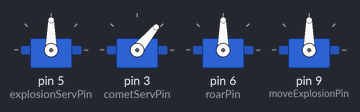
Bench run of a sketch on a simulated Arduino Uno, built with avr-gcc and run on an emulated ATmega328P. Parts: 4 × servo.

Above: at 0.05 s.
At 6.05 s:
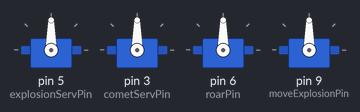
At 12.05 s:
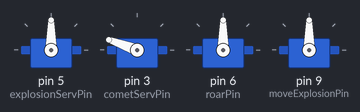
At 24.25 s:
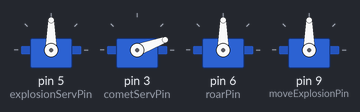
At 36.25 s:
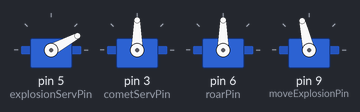
At 48.45 s:
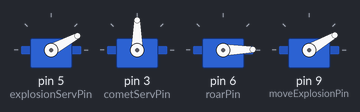
Timing chart, 0 to 63.0 s (numbered marks = the images above):
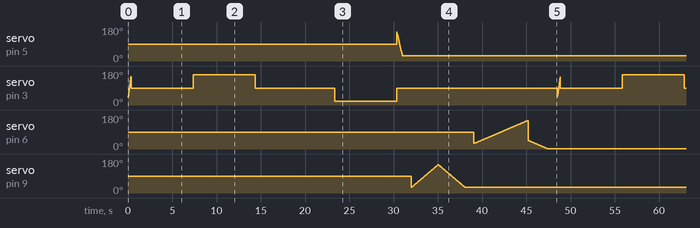

Measured:
- by itself, servo on pin 3 (cometServPin): repeats every 48.5 s: 60° 0.03 s, 70° 0.03 s, 80° 0.03 s, 90° 0.03 s, 100° 0.03 s, 110° 0.03 s, 120° 0.03 s, 130° 0.03 s, 140° 0.03 s, 150° 0.03 s, 90° 7.0 s, 160° 7.0 s, 90° 9.0 s, 20° 7.0 s, 90° 18.1 s, 40° 0.03 s, 50° 0.03 s

The sketch:

Dino_Event.ino
```cpp
//TempDinoEvent
#include <SoftwareSerial.h>
#include <Servo.h>

//General
int retDelay = 1000;
int minPos = 30;
int maxPos = 150;
int delayTime = 100;

//Team 1
Servo comet;
Servo explosion;

int cometServPin = 3;
int explosionServPin = 5;


//Team 2


//Team 3

Servo roar;
Servo moveExplosion;

const int roarPin = 6;
const int moveExplosionPin = 9;
int revTime = 1000;

void setup(){
  //Team 1
  // function from setup
  explosion.attach(explosionServPin);
  comet.attach(cometServPin);

  //Team 2

  //Team 3
  roar.attach(roarPin);
  moveExplosion.attach(moveExplosionPin);
}

void loop () {
  //General

  //Team 1

  moveCometDown();
  bigAfExplosionUp();
  delay(2000);
  moveCometUp();
  bigAfExplosionDown();


  //Team 2

  //Team 3
  MoveExplosion();
  Roar();
}


//Functions


//Team 1

void moveCometDown() {
  int incrementComet;
  int incrementExplosion;

  int delayTime = 30;

  int retDelay = 5000;
  int minPos = 30;
  int maxPos = 150;


  int pos = minPos;
  incrementComet = 10;
  if (incrementComet > 0) {
    while (pos < maxPos) {
      pos += incrementComet;
      comet.write(pos);
      delay(delayTime);
    }
    incrementComet = -5;
  }
}

void moveCometUp() {
  comet.write(90);
  delay(7000);
  comet.write(20);
  delay(7000);
  comet.write(90);
  /*
  int incrementComet;
  int incrementExplosion;

  int delayTime = 30;

  int retDelay = 5000;
  int minPos = 30;
  int maxPos = 150;
  int cometServPin = 2;


  comet.attach(cometServPin);

  int pos = maxPos;
  incrementComet = -5;
  if (incrementComet < 0) {
    while (pos > minPos) {
      pos += incrementComet;
      comet.write(pos);
      delay(delayTime);
    }
    incrementComet = 10;
  }
  */
}


void bigAfExplosionUp() {
  comet.write(90);
  delay(7000);
  comet.write(160);
  delay(7000);
  comet.write(90);
  /*
  //declaring variables
  int incrementExplosion;

  int delayTime = 30;

  int retDelay = 1000;
  int minPos = 30;
  int maxPos = 160;
  int explosionServPin = 1;

  // function from setup
  explosion.attach(explosionServPin);

  //actual code
  int pos = minPos;
  incrementExplosion = 3;
  if (incrementExplosion > 0) {
    while (pos < maxPos) {
      pos += incrementExplosion;
      explosion.write(pos);
      delay(delayTime);
    }
    incrementExplosion = -6;
  }
  delay(retDelay);
  */
}

void bigAfExplosionDown() {
  // declaring variables
  int incrementExplosion;

  int delayTime = 30;

  int retDelay = 1000;
  int minPos = 30;
  int maxPos = 160;


  //actual code
  int pos = maxPos;
  incrementExplosion = -6;
  if (incrementExplosion < 0) {
    while (pos > minPos) {
      pos += incrementExplosion;
      explosion.write(pos);
      delay(delayTime);
    }
    incrementExplosion = 3;
  }
  delay(retDelay);
}


//Team 2


//Team 3
void Roar()
{
  int roarMinPos = 0;
  int roarMaxPos = 45;
  int roarDelayTime = 100;
  for(int i = minPos; i <= maxPos; i += 2)
  {
    roar.write(i);
    delay(roarDelayTime);
  }

  for(int i = roarMaxPos; i >= roarMinPos; i -= 2)
  {
    roar.write(i);
    delay(roarDelayTime);
  }
  delay(revTime);
}

void MoveExplosion()
{
  int explosionMin = 30;
  int explosionMax = 150;
  int moveExplosionDelayTime = 25;
  for(int i = explosionMin; i <= explosionMax; i++)
  {
    moveExplosion.write(i);
    delay(moveExplosionDelayTime);
  }

  for(int i = explosionMax; i >= explosionMin; i--)
  {
    moveExplosion.write(i);
    delay(moveExplosionDelayTime);
  }
  delay(revTime);
}
```
